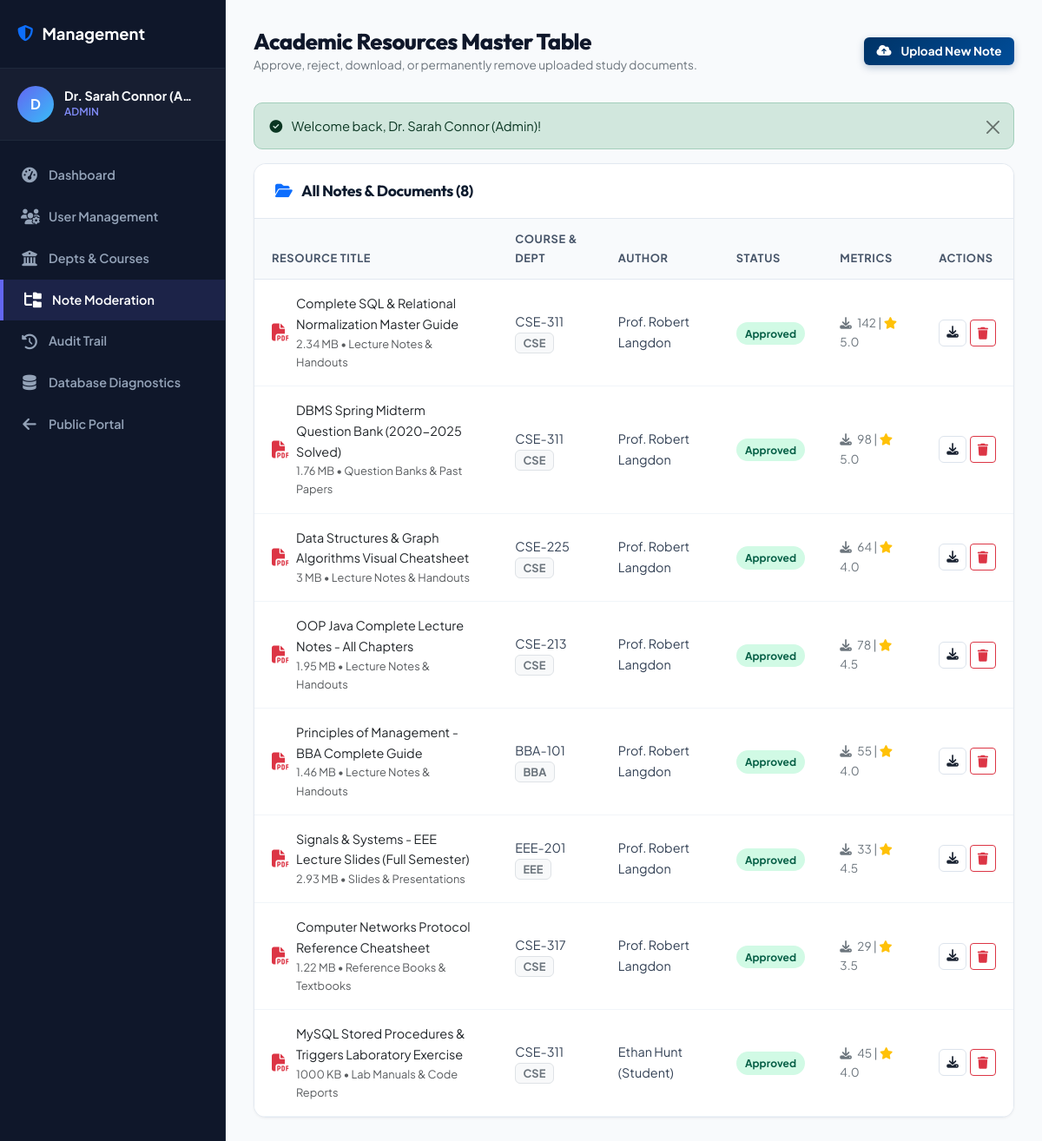
Page /admin/resources.php (signed in) on the committed database.
### tables this page shows
CREATE TABLE `resources` (
    `resource_id` INT AUTO_INCREMENT PRIMARY KEY,
    `title` VARCHAR(255) NOT NULL,
    `description` TEXT,
    `course_id` INT NOT NULL,
    `category_id` INT NOT NULL,
    `uploaded_by` INT NOT NULL,
    `file_path` VARCHAR(255) NOT NULL,
    `file_name` VARCHAR(255) NOT NULL,
    `file_size` BIGINT UNSIGNED DEFAULT 0,  
    `file_type` VARCHAR(50) NOT NULL,       
    `download_count` INT UNSIGNED DEFAULT 0,
    `view_count` INT UNSIGNED DEFAULT 0,
    `avg_rating` DECIMAL(3,2) DEFAULT 0.00,
    `rating_count` INT UNSIGNED DEFAULT 0,
    `status` ENUM('pending', 'approved', 'rejected') DEFAULT 'approved',
    `moderated_by` INT NULL,
    `moderation_notes` TEXT NULL,
    `created_at` TIMESTAMP DEFAULT CURRENT_TIMESTAMP,
    `updated_at` TIMESTAMP DEFAULT CURRENT_TIMESTAMP ON UPDATE CURRENT_TIMESTAMP,
    INDEX `idx_resources_course` (`course_id`),
    INDEX `idx_resources_category` (`category_id`),
    INDEX `idx_resources_status` (`status`),
    CONSTRAINT `fk_resources_course` FOREIGN KEY (`course_id`) REFERENCES `courses` (`course_id`) ON UPDATE CASCADE ON DELETE CASCADE,
    CONSTRAINT `fk_resources_category` FOREIGN KEY (`category_id`) REFERENCES `categories` (`category_id`) ON UPDATE CASCADE ON DELETE RESTRICT,
    CONSTRAINT `fk_resources_user` FOREIGN KEY (`uploaded_by`) REFERENCES `users` (`user_id`) ON UPDATE CASCADE ON DELETE CASCADE,
    CONSTRAINT `fk_resources_moderator` FOREIGN KEY (`moderated_by`) REFERENCES `users` (`user_id`) ON UPDATE CASCADE ON DELETE SET NULL
);

CREATE TABLE `categories` (
    `category_id` INT AUTO_INCREMENT PRIMARY KEY,
    `name` VARCHAR(80) NOT NULL UNIQUE,
    `slug` VARCHAR(80) NOT NULL UNIQUE,
    `icon` VARCHAR(50) DEFAULT 'fa-file-text',
    `description` VARCHAR(255) NULL
);

CREATE TABLE `courses` (
    `course_id` INT AUTO_INCREMENT PRIMARY KEY,
    `dept_id` INT NOT NULL,
    `semester_id` INT NOT NULL,
    `course_code` VARCHAR(30) NOT NULL UNIQUE,
    `course_title` VARCHAR(200) NOT NULL,
    `credit_hours` DECIMAL(3,1) DEFAULT 3.0,
    `syllabus_summary` TEXT NULL,
    `created_at` TIMESTAMP DEFAULT CURRENT_TIMESTAMP,
    CONSTRAINT `fk_courses_dept` FOREIGN KEY (`dept_id`) REFERENCES `departments` (`dept_id`) ON UPDATE CASCADE ON DELETE CASCADE,
    CONSTRAINT `fk_courses_semester` FOREIGN KEY (`semester_id`) REFERENCES `semesters` (`semester_id`) ON UPDATE CASCADE ON DELETE CASCADE
);

CREATE TABLE `departments` (
    `dept_id` INT AUTO_INCREMENT PRIMARY KEY,
    `dept_code` VARCHAR(20) NOT NULL UNIQUE,
    `dept_name` VARCHAR(150) NOT NULL,
    `description` TEXT,
    `created_at` TIMESTAMP DEFAULT CURRENT_TIMESTAMP
);

CREATE TABLE `users` (
    `user_id` INT AUTO_INCREMENT PRIMARY KEY,
    `role_id` INT NOT NULL,
    `dept_id` INT NULL,
    `full_name` VARCHAR(120) NOT NULL,
    `email` VARCHAR(150) NOT NULL UNIQUE,
    `password_hash` VARCHAR(255) NOT NULL,
    `reset_token` VARCHAR(64) NULL UNIQUE,
    `reset_token_expires_at` TIMESTAMP NULL,
    `academic_id` VARCHAR(50) NULL,  
    `phone` VARCHAR(30) NULL,
    `bio` TEXT NULL,
    `avatar` VARCHAR(255) DEFAULT 'default_avatar.png',
    `status` ENUM('active', 'inactive', 'suspended') DEFAULT 'active',
    `created_at` TIMESTAMP DEFAULT CURRENT_TIMESTAMP,
    `updated_at` TIMESTAMP DEFAULT CURRENT_TIMESTAMP ON UPDATE CURRENT_TIMESTAMP,
    CONSTRAINT `fk_users_role` FOREIGN KEY (`role_id`) REFERENCES `roles` (`role_id`) ON UPDATE CASCADE ON DELETE RESTRICT,
    CONSTRAINT `fk_users_dept` FOREIGN KEY (`dept_id`) REFERENCES `departments` (`dept_id`) ON UPDATE CASCADE ON DELETE SET NULL
);

### includes/auth_middleware.php (called while the page is built, shortened)
<?php
function isLoggedIn() {
    return isset($_SESSION['user_id']) && !empty($_SESSION['user_id']);
}
function getCurrentUser() {
    return [
        'id' => $_SESSION['user_id'],
        'name' => $_SESSION['full_name'] ?? 'User',
        'email' => $_SESSION['email'] ?? '',
        'role_id' => $_SESSION['role_id'] ?? 4,
        'role_name' => $_SESSION['role_name'] ?? 'student',
        'dept_id' => $_SESSION['dept_id'] ?? null,
        'avatar' => $_SESSION['avatar'] ?? 'default_avatar.png'
    ];
}

### admin/resources.php (the view, shortened to what this page needs)
<?php
require_once __DIR__ . '/../includes/header.php';
require_once __DIR__ . '/../includes/auth_middleware.php';
$pdo = Database::getConnection();
$resources = $pdo->query("SELECT r.*, c.course_code, c.course_title, d.dept_code, cat.name AS category_name, u.full_name AS author_name
                          FROM `resources` r
                          JOIN `courses` c ON r.course_id = c.course_id
                          JOIN `departments` d ON c.dept_id = d.dept_id
                          JOIN `categories` cat ON r.category_id = cat.category_id
                          JOIN `users` u ON r.uploaded_by = u.user_id
                          ORDER BY r.created_at DESC")->fetchAll();
?>
<div class="dashboard-wrapper">
    <aside class="sidebar">
        <div class="sidebar-header">
            <a href="<?= BASE_URL ?>/admin/index.php" class="sidebar-brand"><i class="fa-solid fa-shield-halved text-primary"></i> Management</a>
        </div>
        <div class="sidebar-user">
            <div class="user-avatar-circle"><?= strtoupper(substr($currentUser['name'], 0, 1)) ?></div>
            <div class="user-info-text">
                <div class="user-name"><?= htmlspecialchars($currentUser['name']) ?></div>
                <div class="user-role"><?= htmlspecialchars($currentUser['role_name']) ?></div>
            </div>
        </div>
        <ul class="sidebar-nav">
            <li><a href="<?= BASE_URL ?>/admin/index.php" class="sidebar-link"><i class="fa-solid fa-gauge-high"></i> Dashboard</a></li>
            <?php if ($currentUser['role_id'] == ROLE_ADMIN): ?>
                <li><a href="<?= BASE_URL ?>/admin/users.php" class="sidebar-link"><i class="fa-solid fa-users-gear"></i> User Management</a></li>
            <?php endif; ?>
            <li><a href="<?= BASE_URL ?>/admin/departments.php" class="sidebar-link"><i class="fa-solid fa-building-columns"></i> Depts & Courses</a></li>
            <li><a href="<?= BASE_URL ?>/admin/resources.php" class="sidebar-link active"><i class="fa-solid fa-folder-tree"></i> Note Moderation</a></li>
            <li><a href="<?= BASE_URL ?>/admin/logs.php" class="sidebar-link"><i class="fa-solid fa-clock-rotate-left"></i> Audit Trail</a></li>
            <li><a href="<?= BASE_URL ?>/admin/db_status.php" class="sidebar-link"><i class="fa-solid fa-database"></i> Database Diagnostics</a></li>
            <li><a href="<?= BASE_URL ?>/index.php" class="sidebar-link"><i class="fa-solid fa-arrow-left"></i> Public Portal</a></li>
        </ul>
    </aside>
    <main class="dashboard-content">
        <div class="dashboard-header">
            <div>
                <h1 class="dashboard-title">Academic Resources Master Table</h1>
                <p class="text-secondary small mb-0">Approve, reject, download, or permanently remove uploaded study documents.</p>
            </div>
            <div>
                <a href="<?= BASE_URL ?>/faculty/upload.php" class="btn btn-primary-custom btn-sm">
                    <i class="fa-solid fa-cloud-arrow-up me-1"></i> Upload New Note
                </a>
            </div>
        </div>
        <div class="data-card">
            <div class="data-card-header">
                <h5><i class="fa-solid fa-folder-open text-primary me-2"></i> All Notes & Documents (<?= count($resources) ?>)</h5>
            </div>
            <div class="table-responsive">
                <table class="table table-custom">
                    <thead>
                        <tr>
                            <th>Resource Title</th>
                            <th>Course & Dept</th>
                            <th>Author</th>
                            <th>Status</th>
                            <th>Metrics</th>
                            <th>Actions</th>
                        </tr>
                    </thead>
                    <tbody>
                        <?php foreach ($resources as $res): ?>
                            <tr>
                                <td>
                                    <div class="d-flex align-items-center gap-2">
                                        <i class="fa-solid <?= getFileIconClass($res['file_type']) ?> fs-5"></i>
                                        <div>
                                            <a href="<?= BASE_URL ?>/resource_details.php?id=<?= $res['resource_id'] ?>" class="font-weight-bold text-dark text-decoration-none">
                                                <?= htmlspecialchars($res['title']) ?>
                                            </a>
                                            <div class="text-muted font-xs"><?= formatBytes($res['file_size']) ?> &bull; <?= htmlspecialchars($res['category_name']) ?></div>
                                        </div>
                                    </div>
                                </td>
                                <td>
                                    <span class="course-badge"><?= htmlspecialchars($res['course_code']) ?></span>
                                    <span class="badge bg-light text-secondary border font-xs"><?= htmlspecialchars($res['dept_code']) ?></span>
                                </td>
                                <td><?= htmlspecialchars($res['author_name']) ?></td>
                                <td>
                                    <span class="badge-status badge-<?= $res['status'] ?>">
                                        <?= ucfirst($res['status']) ?>
                                    </span>
                                </td>
                                <td>
                                    <div class="small text-secondary">
                                        <i class="fa-solid fa-download me-1"></i> <?= $res['download_count'] ?> |
                                        <i class="fa-solid fa-star text-warning me-1"></i> <?= number_format($res['avg_rating'], 1) ?>
                                    </div>
                                </td>
                                <td>
                                    <div class="d-flex gap-1">
                                        <a href="<?= BASE_URL ?>/actions/download_action.php?id=<?= $res['resource_id'] ?>" class="btn btn-outline-custom btn-sm py-1 px-2" title="Download File">
                                            <i class="fa-solid fa-download"></i>
                                        </a>
                                        <a href="<?= BASE_URL ?>/actions/resource_action.php?action=delete&id=<?= $res['resource_id'] ?>" class="btn btn-outline-danger btn-sm py-1 px-2" onclick="return confirm('Delete this note permanently?');" title="Delete Note">
                                            <i class="fa-solid fa-trash"></i>
                                        </a>
                                    </div>
                                </td>
                            </tr>
                        <?php endforeach; ?>
                    </tbody>
                </table>
            </div>
        </div>
    </main>
</div>
</body>
</html>

### assets/css/style.css (style rules this page uses)
:root { --primary: #003366; --primary-light: #004d99; --primary-dark: #002244; --primary-subtle: #e8f0fb; --primary-mid: #1a5276; --accent: #1a7f37; --accent-light: #28a745; --accent-subtle: #e9f7ef; --gold: #c9a227; --gold-light: #f5d06a; --success: #198754; --success-light: #d1e7dd; --danger: #dc3545; --danger-light: #f8d7da; --warning: #fd7e14; --info: #0d6efd; --dark: #0d1b2e; --dark-surface: #152338; --text-primary: #1a2332; --text-secondary: #4a5568; --text-muted: #718096; --bg-main: #f5f7fa; --bg-card: #ffffff; --border-color: #dce3ec; --border-subtle: #edf2f7; --shadow-sm: 0 1px 4px rgba(0,51,102,0.08); --shadow-md: 0 4px 12px rgba(0,51,102,0.1); --shadow-lg: 0 12px 28px rgba(0,51,102,0.12); --shadow-xl: 0 20px 40px rgba(0,51,102,0.15); --radius-sm: 6px; --radius-md: 10px; --radius-lg: 16px; --radius-xl: 24px; --radius-full: 9999px; --transition: all 0.22s cubic-bezier(0.4, 0, 0.2, 1); }
*, *::before, *::after { box-sizing: border-box; }
html { scroll-behavior: smooth; }
body { font-family: 'Plus Jakarta Sans', -apple-system, BlinkMacSystemFont, "Segoe UI", sans-serif; background-color: var(--bg-main); color: var(--text-primary); font-size: 15px; line-height: 1.65; min-height: 100vh; display: flex; flex-direction: column; -webkit-font-smoothing: antialiased; }
h1 { font-size: 2.6rem; }
h5 { font-size: 1.1rem; }
h1, h2, h3, h4, h5, h6 { font-family: 'Outfit', 'Plus Jakarta Sans', sans-serif; font-weight: 700; color: var(--dark); letter-spacing: -0.02em; line-height: 1.25; }
p { font-size: 0.975rem; }
small, .small { font-size: 0.85rem; }
.font-xs { font-size: 0.8rem; }
a { transition: var(--transition); }
.user-avatar-circle { width: 32px; height: 32px; min-width: 32px; border-radius: 50%; background: linear-gradient(135deg, var(--primary), var(--accent)); color: white; display: inline-flex; align-items: center; justify-content: center; font-weight: 800; font-size: 0.85rem; line-height: 1; flex-shrink: 0; }
.btn-primary-custom { background: linear-gradient(135deg, var(--primary), var(--primary-light)); border: none; color: white !important; font-weight: 700; font-size: 0.92rem; padding: 0.55rem 1.3rem; border-radius: var(--radius-md); transition: var(--transition); display: inline-flex; align-items: center; gap: 7px; box-shadow: 0 3px 8px rgba(0,51,102,0.25); text-decoration: none; cursor: pointer; font-family: inherit; }
.btn-outline-custom { border: 1.5px solid var(--border-color); background: white; color: var(--text-primary) !important; font-weight: 600; font-size: 0.9rem; padding: 0.5rem 1.2rem; border-radius: var(--radius-md); transition: var(--transition); display: inline-flex; align-items: center; gap: 7px; text-decoration: none; cursor: pointer; font-family: inherit; }
.btn-sm.btn-primary-custom, .btn-sm.btn-outline-custom { padding: 0.38rem 0.9rem; font-size: 0.85rem; border-radius: var(--radius-sm); }

### rows in the picture
resources: title "Complete SQL & Relational Normalization Master Guide", file_size "2.34 MB", category.name "Lecture Notes & Handouts", course.course_code "CSE-311", departments.dept_code "CSE", uploaded_by.full_name "Prof. Robert Langdon", status "Approved", download_count "142", avg_rating "5.0"
resources: title "DBMS Spring Midterm Question Bank (2020-2025 Solved)", file_size "1.76 MB", category.name "Question Banks & Past Papers", course.course_code "CSE-311", departments.dept_code "CSE", uploaded_by.full_name "Prof. Robert Langdon", status "Approved", download_count "98", avg_rating "5.0"
resources: title "Data Structures & Graph Algorithms Visual Cheatsheet", file_size "3 MB", category.name "Lecture Notes & Handouts", course.course_code "CSE-225", departments.dept_code "CSE", uploaded_by.full_name "Prof. Robert Langdon", status "Approved", download_count "64", avg_rating "4.0"
resources: title "OOP Java Complete Lecture Notes - All Chapters", file_size "1.95 MB", category.name "Lecture Notes & Handouts", course.course_code "CSE-213", departments.dept_code "CSE", uploaded_by.full_name "Prof. Robert Langdon", status "Approved", download_count "78", avg_rating "4.5"
resources: title "Principles of Management - BBA Complete Guide", file_size "1.46 MB", category.name "Lecture Notes & Handouts", course.course_code "BBA-101", departments.dept_code "BBA", uploaded_by.full_name "Prof. Robert Langdon", status "Approved", download_count "55", avg_rating "4.0"
resources: title "Signals & Systems - EEE Lecture Slides (Full Semester)", file_size "2.93 MB", category.name "Slides & Presentations", course.course_code "EEE-201", departments.dept_code "EEE", uploaded_by.full_name "Prof. Robert Langdon", status "Approved", download_count "33", avg_rating "4.5"
resources: title "Computer Networks Protocol Reference Cheatsheet", file_size "1.22 MB", category.name "Reference Books & Textbooks", course.course_code "CSE-317", departments.dept_code "CSE", uploaded_by.full_name "Prof. Robert Langdon", status "Approved", download_count "29", avg_rating "3.5"
resources: title "MySQL Stored Procedures & Triggers Laboratory Exercise", file_size "1000 KB", category.name "Lab Manuals & Code Reports", course.course_code "CSE-311", departments.dept_code "CSE", uploaded_by.full_name "Ethan Hunt (Student)", status "Approved", download_count "45", avg_rating "4.0"

### other values in the picture
substr($currentUser['name'], 0, 1) "D"
$currentUser['name'] "Dr. Sarah Connor (A…"
$currentUser['role_name'] "ADMIN"
$flash['message'] "Welcome back, Dr. Sarah Connor (Admin)!"
count($resources) "8"
